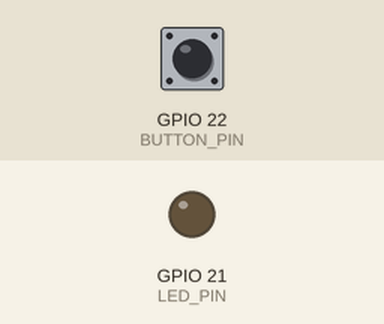
Recording of a sketch running on a simulated ESP32. Shown: output pins drawn as LEDs (lit = HIGH). Inputs (shaded band) come from the test bench; at power-on: GPIO 22 (BUTTON_PIN) LOW.

Above: at 1.2 s.
1.3 s: GPIO 22 (BUTTON_PIN) pulled HIGH for 0.15 s
At 1.37 s:
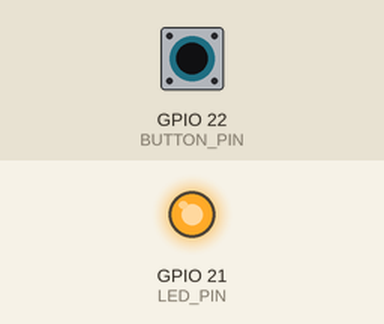
2.9 s: GPIO 22 (BUTTON_PIN) pulled HIGH for 3.2 s
At 7.1 s:
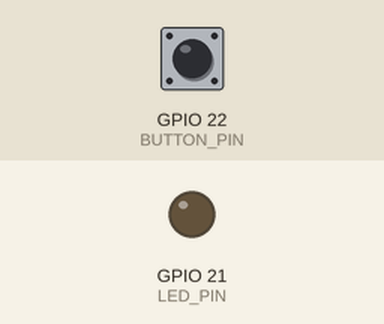
Timing chart, 0 to 8.6 s (numbered marks = the images above; inputs shaded):
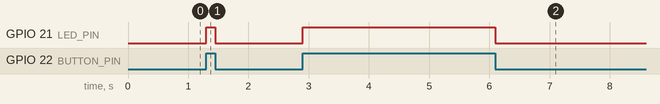

Measured:
- after the input at 1.3 s, GPIO 21 (LED_PIN): LOW → HIGH at once, → LOW 0.15 s later
- after the input at 2.9 s, GPIO 21 (LED_PIN): LOW → HIGH at once, → LOW 3.2 s later

The sketch:

Digital_Input_Button.ino
```cpp
#define BUTTON_PIN 22
#define LED_PIN 21

void setup() {
  pinMode(BUTTON_PIN, INPUT_PULLDOWN);
  pinMode(LED_PIN, OUTPUT);
}

void loop() {
  if (digitalRead(BUTTON_PIN) == HIGH) {
    digitalWrite(LED_PIN, HIGH);   // Button pressed
  } else {
    digitalWrite(LED_PIN, LOW);    // Button released
  }
}
```
